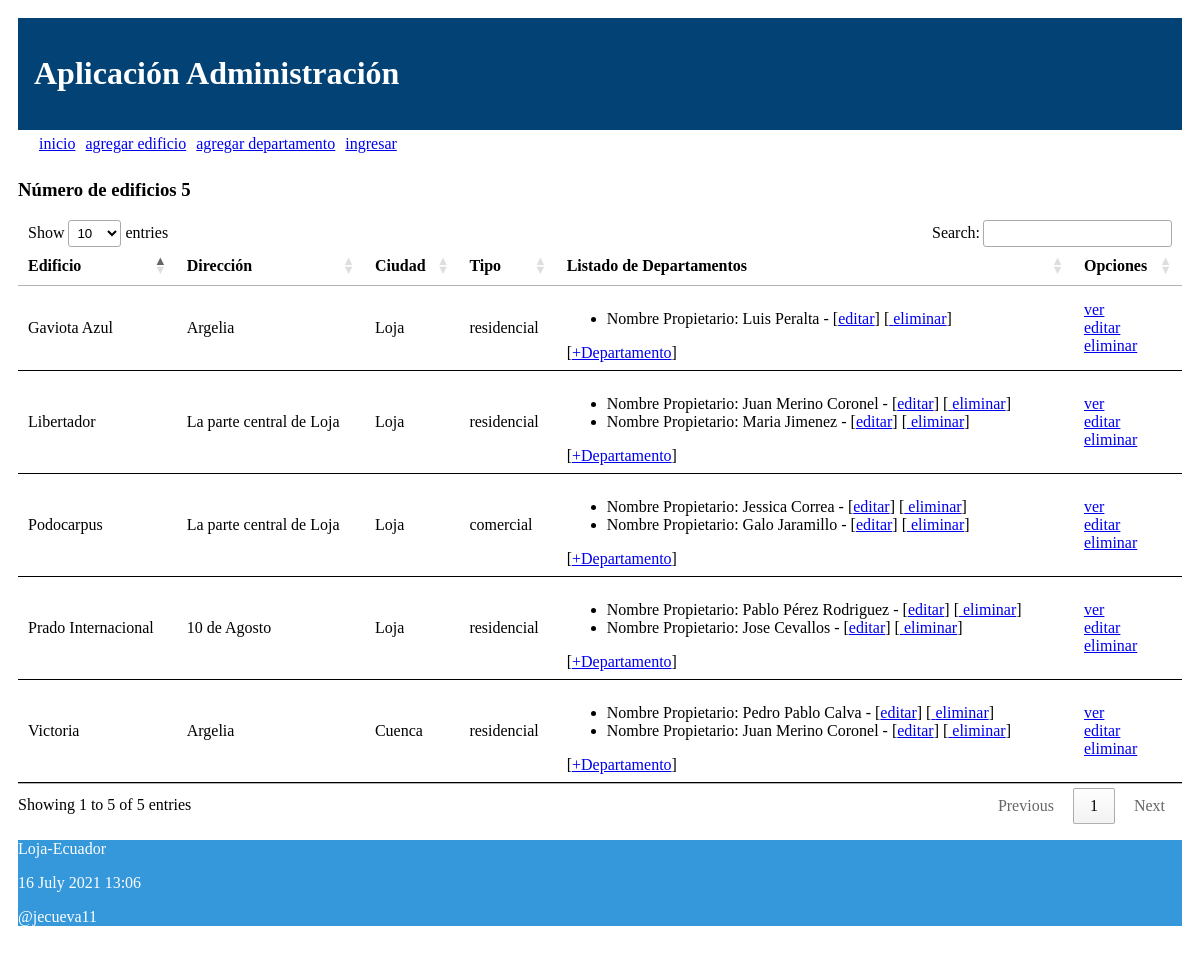
Before: / with the older database file.
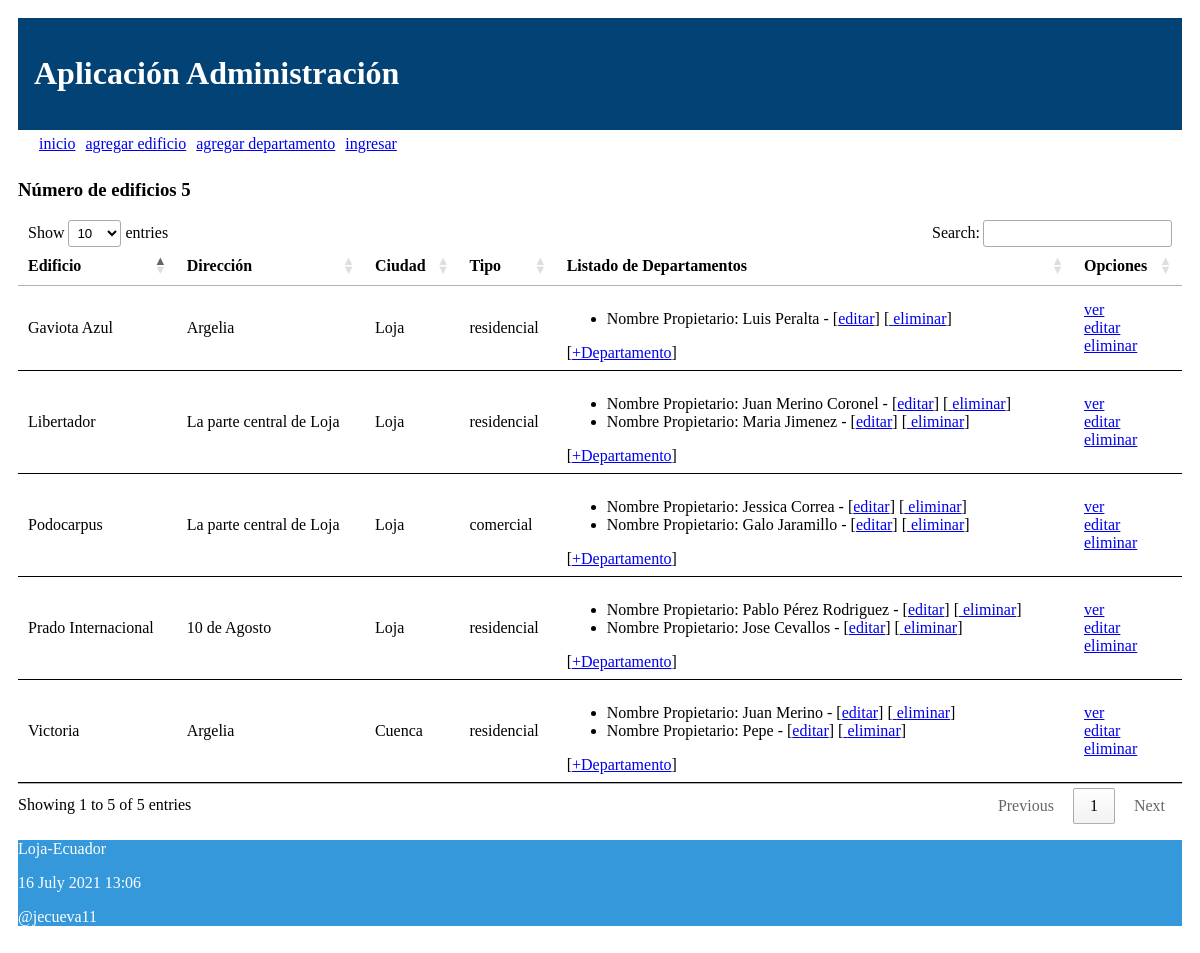
After: the same page with the newer database file.
### administrativo/models.py (models this page shows, shortened)
class Edificio(models.Model):
    opciones_tipo = (
        ('residencial', 'Tipo residencial'),
        ('comercial', 'Tipo comercial'),
    )
    nombre = models.CharField(max_length=30)
    direccion = models.CharField(max_length=30)
    ciudad = models.CharField(max_length=30)
    tipo_edificio = models.CharField(max_length=30, \
        choices=opciones_tipo)

class Departamento(models.Model):
    nombre_prop = models.CharField("Nombre del Propietario", max_length=100)
    costo_depart = models.DecimalField("Costo de departamentos", max_digits=100, decimal_places=2)
    numero_cuartos = models.IntegerField("Número de cuartos")
    edificio = models.ForeignKey(Edificio, on_delete=models.CASCADE,
            related_name="edificios")

### administrativo/views.py (the view)
# urls.py: path('', views.index, name='index'),
def index(request):
    edificio = Edificio.objects.all()
    informacion_template = {'edificio': edificio, 'numero_edificio': len(edificio)}
    return render(request, 'index.html', informacion_template)

### administrativo/templates/index.html (shortened to what this page needs)
{% extends "master.html" %}
{% block content %}
<h3>Número de edificios {{ numero_edificio }}</h3>
<table id="tabla_datos">
  <thead>
    <tr>
      <th>Edificio</th>
      <th>Dirección</th>
      <th>Ciudad</th>
      <th>Tipo</th>
      <th>Listado de Departamentos</th>
      <th>Opciones</th>
    </tr>
  </thead>
  {% for f in edificio %}
  <tr>
    <td> {{f.nombre}}</td>
    <td> {{f.direccion}}</td>
    <td> {{f.ciudad}}</td>
    <td> {{f.tipo_edificio}} </td>
    <td>
        <ul>
          {% for e in f.edificios.all %}
            <li>
                <span>Nombre Propietario: {{e.nombre_prop}} - [<a href="{% url 'editar_departamento' e.id %}">editar</a>]
                    [<a href="{% url 'eliminar_departamento' e.id %}" onclick="return confirm('¿Está seguro de la eliminación?')" >
                    eliminar</a>] </span>
            </li>
          {% endfor %}
        </ul>
        [<a href="{% url 'crear_departamento_edificio' f.id%}">+Departamento</a>]
    </td>
    <td> <a href="{% url 'obtener_edificio' f.id %}">ver</a> <br>
        <a href="{% url 'editar_edificio' f.id %}">editar</a> <br>
        <a href="{% url 'eliminar_edificio' f.id %}"
        onclick="return confirm('¿Está seguro de la eliminación?')" >
        eliminar</a>
    </td>
  </tr>
  {% endfor %}
</table>
{% endblock %}

### administrativo/templates/master.html (shortened to what this page needs)
<!DOCTYPE html>
<html>
  <head>
    {% load static %}
    <link rel="stylesheet" type="text/css" href="{% static 'css/estilos.css' %}">
    <link rel="stylesheet" type="text/css" href="https://cdn.datatables.net/1.10.25/css/jquery.dataTables.min.css">
  </head>
  <body>
  <header>
    <h1>Aplicación Administración </h1>
    <nav class="top_menu">
      <ul>
        <li><a href="{% url 'index' %}">inicio</a></li>
        <li><a href="{% url 'crear_edificio' %}">agregar edificio</a></li>
        <li><a href="{% url 'crear_departamento' %}">agregar departamento</a></li>
        {% if user.is_authenticated %}
          <li><a href="{% url 'logout_view' %}">salir</a></li>
        {% else %}
          <li><a href="{% url 'login' %}">ingresar</a></li>
        {% endif %}
      </ul>
    </nav>
  </header>
  <section>
      {% block content %}{% endblock %}
  </section>
{% include 'footer.html' %}
  </body>
</html>

### administrativo/templates/footer.html
<footer>
    <p>Loja-Ecuador</p>
    <p>{% now "j F Y H:i" %}</p>
    <p>@jecueva11</p>
</footer>

### administrativo/static/css/estilos.css (style rules this page uses)
body { background: white; padding: 10px; }
header { background: #034275; color: #FFF; padding: 1em; }
th, td { padding: 15px; border-bottom: 1px solid black; }
.top_menu ul { list-style:none; float:left; padding: 5px; width:95%; }
.top_menu ul li { float:left; margin-right:10px; margin-bottom:5px; }
footer { background-color: #3498DB; color: #FFF; }

Changed rows visible on the page:
removed Departamento: nombre_prop "Pedro Pablo Calva", shown under Edificio "Victoria"
changed Departamento: nombre_prop "Juan Merino Coronel" → "Juan Merino"
added Departamento: nombre_prop "Pepe", shown under Edificio "Victoria"
